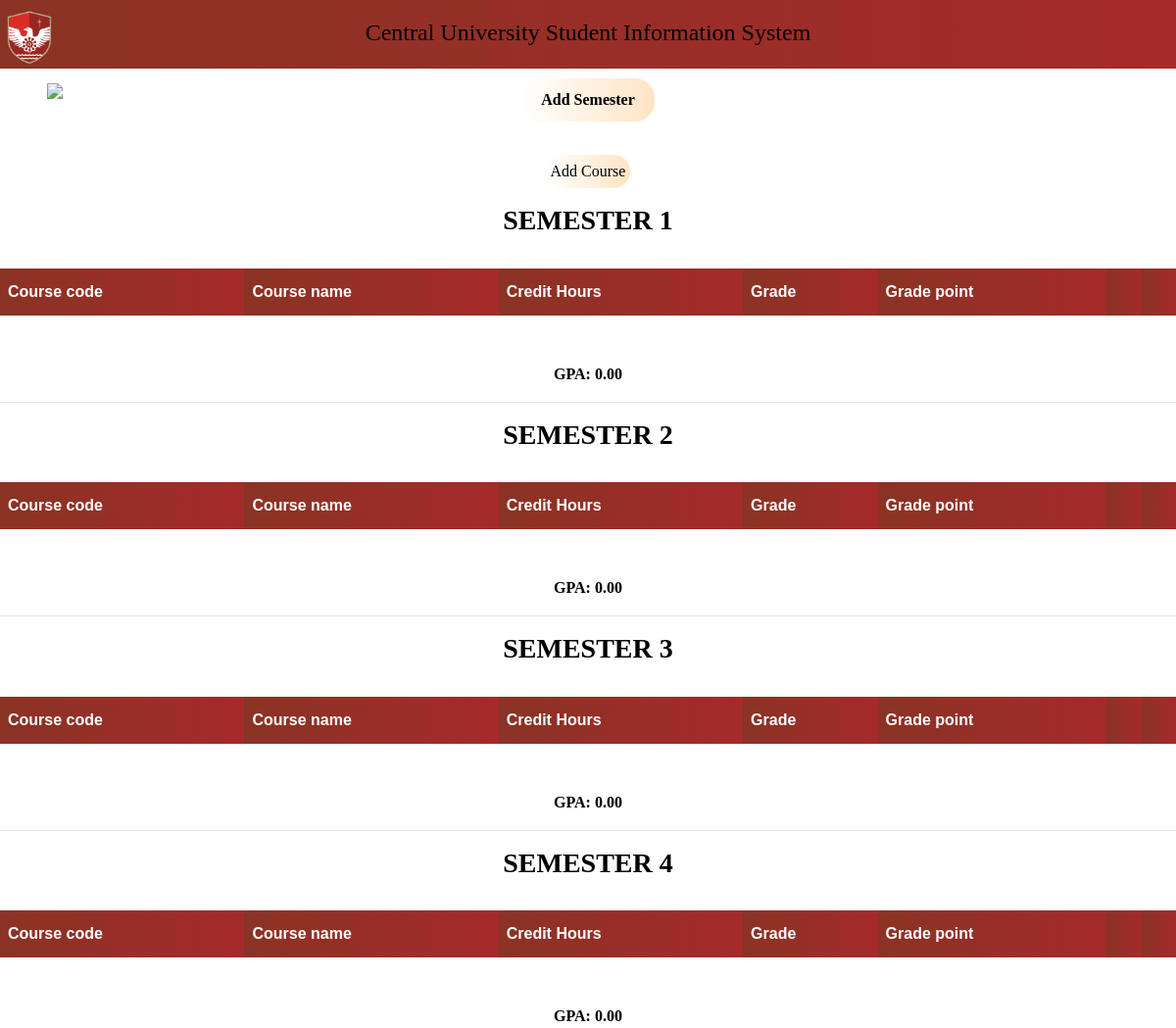
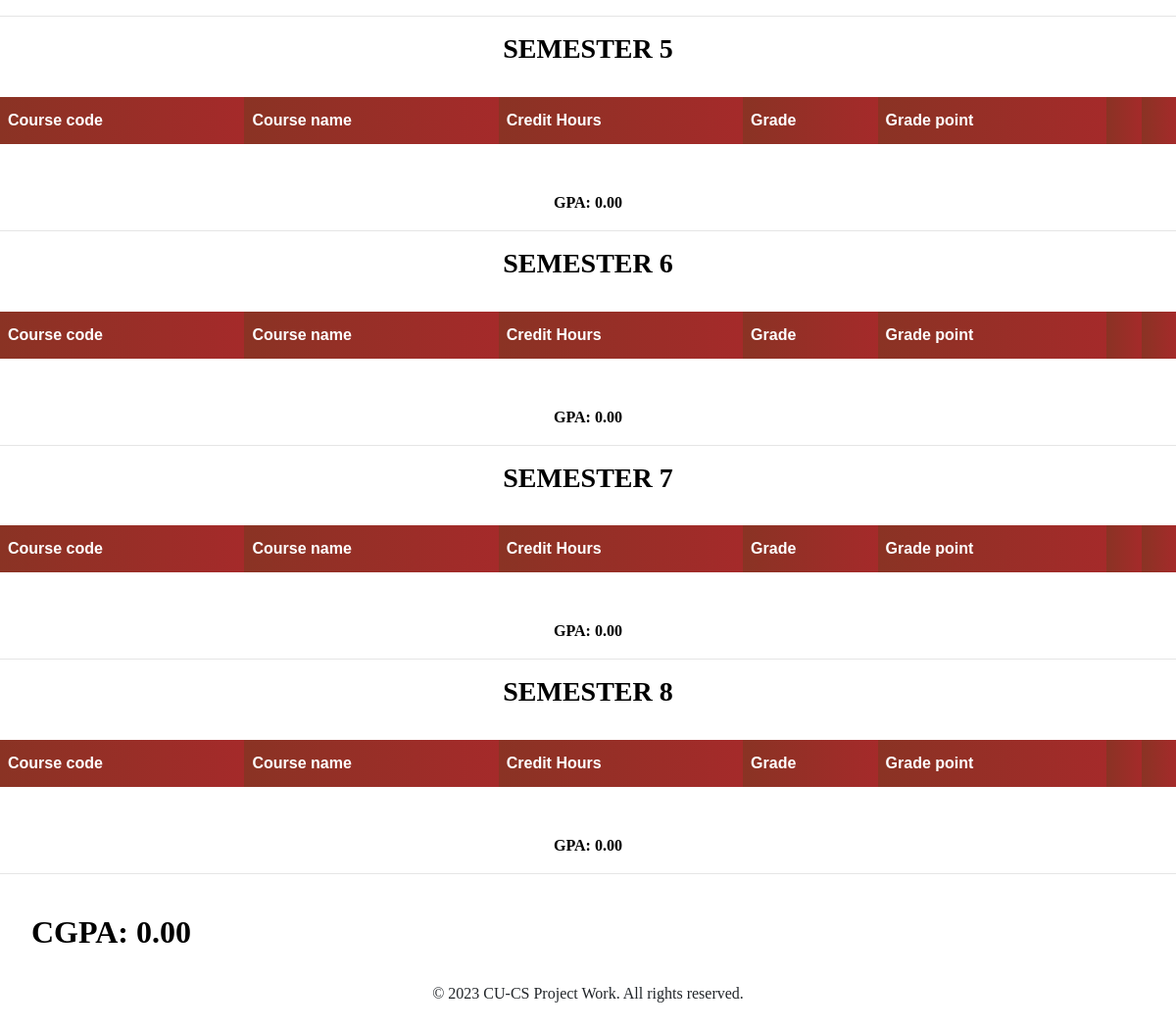
Page /course (signed in) on the committed database (2 pictures, top to bottom).
### core/models.py (models this page shows)
class Semester(models.Model):
        student = models.ForeignKey(User, on_delete=models.CASCADE)
        semester = models.IntegerField(default=0)
        gpa = models.FloatField(default=0)
        def __str__(self):
                return f'Semester {self.semester}'

### core/views.py (the view, shortened to what this page needs)
# urls.py: path('course', views.course, name='course'),
@login_required
def course(request):
    usr = request.user
    user = User.objects.get(username=usr)
    sems = Semester.objects.filter(student=user)
    courses = Course.objects.filter(student=user)
    tot_grade_point = 0
    tot_credit = 0
    sem_grade_point1 = 0
    sem_credit1 = 0
    sem_grade_point2 = 0
    sem_credit2 = 0
    sem_grade_point3 = 0
    sem_credit3 = 0
    sem_grade_point4 = 0
    sem_credit4 = 0
    sem_grade_point5 = 0
    sem_credit5 = 0
    sem_grade_point6 = 0
    sem_credit6 = 0
    sem_grade_point7 = 0
    sem_credit7 = 0
    sem_grade_point8 = 0
    sem_credit8 = 0
    sem_grade_point9 = 0
    sem_credit9 = 0
    sem_grade_point10 = 0
    sem_credit10 = 0
    sem_grade_point11 = 0
    sem_credit11 = 0
    sem_grade_point12 = 0
    sem_credit12 = 0
    cgpa = 0
    gpa1 = 0
    gpa2 = 0
    gpa3 = 0
    gpa4 = 0
    gpa5 = 0
    gpa6 = 0
    gpa7 = 0
    gpa8 = 0
    gpa9 = 0
    gpa10 = 0
    gpa11 = 0
    gpa12 = 0
    for course in  courses:
        tot_credit += course.credit_hour
        grade_point = float(course.grade) * course.credit_hour
        tot_grade_point += grade_point
        cgpa = tot_grade_point / tot_credit
    if request.method == 'POST':
        form = CourseForm(request.POST, user=user)
        if form.is_valid():
            course = form.save(commit=False)
            course.student = user
            course.grade_point = course.credit_hour * float(course.grade)
            course.save()
            messages.success(request, 'Course added successfully.', extra_tags='alert alert-success')
            return redirect('addcourse')
    else:
        form = CourseForm(user=user)
    context = {
        'cgpa': cgpa,
        'gpa1': gpa1,
        'gpa2': gpa2,
        'gpa3': gpa3,
        'gpa4': gpa4,
        'gpa5': gpa5,
        'gpa6': gpa6,
        'gpa7': gpa7,
        'gpa8': gpa8,
        'gpa9': gpa9,
        'gpa10': gpa10,
        'gpa11': gpa11,
        'gpa12': gpa12,
        'user': user,
        'form': form,
        'sems': sems,
        'courses': courses,
    }
    return render(request, 'core/course.html', context)

### core/templates/core/course.html (shortened to what this page needs)
{% load static %}
{% load crispy_forms_tags %}
<!DOCTYPE html>
<html>
<head>
   <link rel="stylesheet" href="https://stackpath.bootstrapcdn.com/bootstrap/4.4.1/css/bootstrap.min.css">
    <link rel="stylesheet" href="https://stackpath.bootstrapcdn.com/bootstrap/4.3.1/css/bootstrap.min.css">
  <link href='https://stackpath.bootstrapcdn.com/bootstrap/4.3.1/css/bootstrap.min.css' rel='stylesheet'>
  <link rel="stylesheet" href="https://use.fontawesome.com/releases/v5.0.13/css/all.css">
  <link rel="stylesheet" type="text/css" href="https://cdnjs.cloudflare.com/ajax/libs/slick-carousel/1.8.1/slick.min.css" />
  <link rel="stylesheet" type="text/css" href="https://cdnjs.cloudflare.com/ajax/libs/slick-carousel/1.8.1/slick-theme.min.css" />
  <link href="https://cdn.jsdelivr.net/npm/@splidejs/splide@4.1.4/dist/css/splide.min.css" rel="stylesheet">
          </head>
          <body>
            <header>
    <img class="images" src="{% static 'core/cu_logo.png' %}" alt="CU Logo">
    <h4>Central University Student Information System</h4>
  </header>
<div class="menu-container pl-5">
    <div class="menu-icon" id="menu-icon" onclick="toggleMenu()"><span><img src="https://upload.wikimedia.org/wikipedia/commons/b/b2/Hamburger_icon.svg"></span></div>
  </div>
  <div class="main" id="main">
<div align="center">
  <button id="add-semester"><a href="{% url 'addSem' %}" style="text-decoration: none; color: black;">Add Semester</a></button>
<br>
<button data-toggle="modal" data-target="#addCourse" class="add-course">Add Course</button>
</div>
<div id="semesters">
              <div class="semester">
                {% for sem in sems %}
                <h3>Semester {{sem.semester}}</h3>
                <br>
                <table id="table">
                    <thead class="thead">
                        <th>Course code</th>
                        <th>Course name</th>
                        <th>Credit Hours</th>
                        <th>Grade</th>
                        <th>Grade point</th>
                        <th></th>
                        <th></th>
                    </thead>
                  </table>
                  <br><br>
                  <div class="semester-gpa">GPA:
                    {% if sem.semester == 1 %}
                      {{gpa1|floatformat:2}}
                    {% elif sem.semester == 2 %}
                      {{gpa2|floatformat:2}}
                    {% elif sem.semester == 3 %}
                      {{gpa3|floatformat:2}}
                    {% elif sem.semester == 4 %}
                      {{gpa4|floatformat:2}}
                    {% elif sem.semester == 5 %}
                      {{gpa5|floatformat:2}}
                    {% elif sem.semester == 6 %}
                      {{gpa6|floatformat:2}}
                    {% elif sem.semester == 7 %}
                      {{gpa7|floatformat:2}}
                    {% elif sem.semester == 8 %}
                      {{gpa8|floatformat:2}}
                    {% elif sem.semester == 9 %}
                      {{gpa9|floatformat:2}}
                    {% elif sem.semester == 10 %}
                      {{gpa10|floatformat:2}}
                    {% elif sem.semester == 11 %}
                      {{gpa11|floatformat:2}}
                    {% elif sem.semester == 12 %}
                      {{gpa12|floatformat:2}}
                    {% endif %}
                    </div>
                  <hr>
                {% endfor %}
              </div>
            </div>
            <div class="cgpa-container">
            <div id="overall-cgpa"><h2><b>CGPA: {{cgpa|floatformat:2}}</b></h2></div>
            </div>
            <footer >
              <p>&copy; 2023 CU-CS Project Work. All rights reserved.</p>
      </footer>
</div>
</body>
</html>

### core/templates/core/course.html (style rules this page uses)
body { font-family: 'Times New Roman', Times, serif; background-color: #fff; max-width: 100%; margin: 0; }
.images { margin-right: 10px; width: 60px; height: 60px; }
header { display: flex; align-items: center; padding-top: 5px; background: linear-gradient(to right, #8A3324, #A52A2A); color: black; height: 70px; max-width: inherit; }
h4 { width: 100%; text-align: center; margin-left: -70px; }
#add-semester { display: block; margin: 10px auto; border: none; border-radius: 20px; padding: 10px 20px; background: linear-gradient(to right, white, bisque); color: black; font-weight: bold; cursor: pointer; }
#semesters { display: flex; flex-wrap: wrap; justify-content: center; max-width: 100%; }
.semester { width: 100%; background: inherit; color: black; font-weight: bold; text-align: center; }
.semester h3 { text-transform: uppercase; font-weight: bold; background: inherit; color: black; }
#overall-cgpa { text-align: left; background: inherit; color: black; font-weight: bold; margin-top: 2%; margin-left: 2rem; }
.add-course { margin-bottom: 1rem; cursor: pointer; border-radius: 2rem; border: none; background: linear-gradient(to right, white, bisque); color: black; padding: 5px; }
.menu-container { position: relative; }
.menu-icon { position: absolute; width: 20px; height: 20px; cursor: pointer; margin-top: 10px; }
footer { text-align: center; max-width: 100%; margin: 2rem; }
#table { font-family: Arial, Helvetica, sans-serif; border-collapse: collapse; width: 100%; }
#table td, #table th { border: 0; padding: 8px; }
#table th { padding-top: 12px; padding-bottom: 12px; text-align: left; background: linear-gradient(to right, #8A3324, #A52A2A); color: white; }

### rows in the picture
Semester: semester "1", gpa "0.00"
Semester: semester "2", gpa "0.00"
Semester: semester "3", gpa "0.00"
Semester: semester "4", gpa "0.00"
Semester: semester "5", gpa "0.00"
Semester: semester "6", gpa "0.00"
Semester: semester "7", gpa "0.00"
Semester: semester "8", gpa "0.00"

### other values in the picture
{{ cgpa|floatformat:2 }} "0.00"
